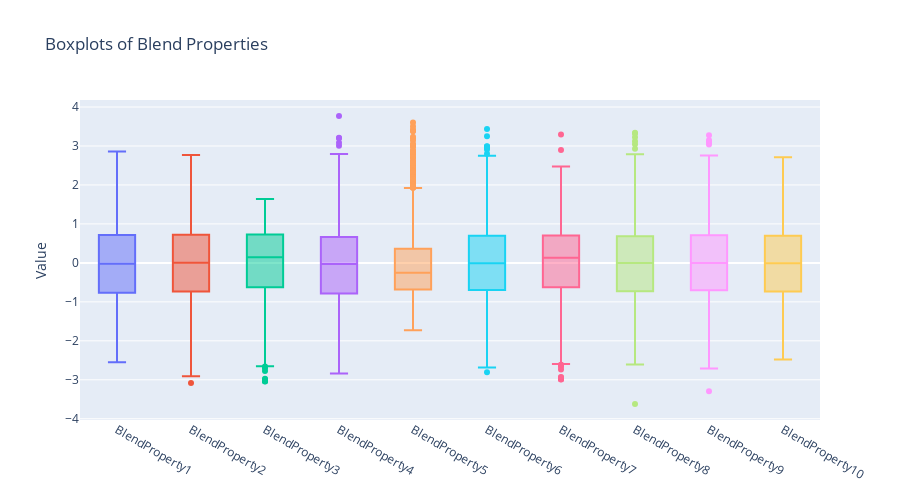

Notebook cell for this chart:
### Code cell
## Boxplot
fig_box_blend = go.Figure()

for col in blend_cols:
    fig_box_blend.add_trace(
        go.Box(y=train_data[col], name=col, boxpoints='outliers')
    )

fig_box_blend.update_layout(
    showlegend=False,
    title="Boxplots of Blend Properties",
    yaxis_title="Value",
    height=500
)

### Figure 1 — Plotly figure (JSON) as saved in the notebook; plotly's stock layout.template omitted (floating-point values rounded to 4 significant figures; data arrays with more than 128 entries replaced by an {"elided": "..."} marker saying what was removed)
{"data": [{"boxpoints": "outliers", "name": "BlendProperty1", "type": "box", "y": {"elided": "2000 float values"}}, {"boxpoints": "outliers", "name": "BlendProperty2", "type": "box", "y": {"elided": "2000 float values"}}, {"boxpoints": "outliers", "name": "BlendProperty3", "type": "box", "y": {"elided": "2000 float values"}}, {"boxpoints": "outliers", "name": "BlendProperty4", "type": "box", "y": {"elided": "2000 float values"}}, {"boxpoints": "outliers", "name": "BlendProperty5", "type": "box", "y": {"elided": "2000 float values"}}, {"boxpoints": "outliers", "name": "BlendProperty6", "type": "box", "y": {"elided": "2000 float values"}}, {"boxpoints": "outliers", "name": "BlendProperty7", "type": "box", "y": {"elided": "2000 float values"}}, {"boxpoints": "outliers", "name": "BlendProperty8", "type": "box", "y": {"elided": "2000 float values"}}, {"boxpoints": "outliers", "name": "BlendProperty9", "type": "box", "y": {"elided": "2000 float values"}}, {"boxpoints": "outliers", "name": "BlendProperty10", "type": "box", "y": {"elided": "2000 float values"}}], "layout": {"height": 500, "showlegend": false, "title": {"text": "Boxplots of Blend Properties"}, "yaxis": {"title": {"text": "Value"}}}}
